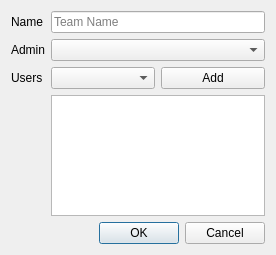
<?xml version="1.0" encoding="UTF-8"?>
<ui version="4.0">
 <class>TeamDialog</class>
 <widget class="QDialog" name="TeamDialog">
  <property name="geometry">
   <rect>
    <x>0</x>
    <y>0</y>
    <width>276</width>
    <height>255</height>
   </rect>
  </property>
  <property name="windowTitle">
   <string>Add Team</string>
  </property>
  <layout class="QGridLayout" name="gridLayout" columnstretch="1,0,0">
   <item row="2" column="0">
    <widget class="QLabel" name="label_5">
     <property name="text">
      <string>Users</string>
     </property>
    </widget>
   </item>
   <item row="0" column="1" colspan="2">
    <widget class="QLineEdit" name="name_box">
     <property name="text">
      <string/>
     </property>
     <property name="placeholderText">
      <string>Team Name</string>
     </property>
    </widget>
   </item>
   <item row="4" column="0" colspan="3">
    <widget class="QDialogButtonBox" name="add_team_btn_box">
     <property name="orientation">
      <enum>Qt::Horizontal</enum>
     </property>
     <property name="standardButtons">
      <set>QDialogButtonBox::Cancel|QDialogButtonBox::Ok</set>
     </property>
    </widget>
   </item>
   <item row="2" column="2">
    <widget class="QPushButton" name="add_btn">
     <property name="text">
      <string>Add</string>
     </property>
    </widget>
   </item>
   <item row="2" column="1">
    <widget class="QComboBox" name="users_combobox"/>
   </item>
   <item row="1" column="1" colspan="2">
    <widget class="QComboBox" name="admin_combobox"/>
   </item>
   <item row="0" column="0">
    <widget class="QLabel" name="label">
     <property name="text">
      <string>Name</string>
     </property>
    </widget>
   </item>
   <item row="1" column="0">
    <widget class="QLabel" name="label_2">
     <property name="text">
      <string>Admin</string>
     </property>
    </widget>
   </item>
   <item row="3" column="1" colspan="2">
    <widget class="QListWidget" name="users_list"/>
   </item>
  </layout>
 </widget>
 <resources/>
 <connections>
  <connection>
   <sender>add_team_btn_box</sender>
   <signal>accepted()</signal>
   <receiver>TeamDialog</receiver>
   <slot>accept()</slot>
   <hints>
    <hint type="sourcelabel">
     <x>248</x>
     <y>254</y>
    </hint>
    <hint type="destinationlabel">
     <x>157</x>
     <y>274</y>
    </hint>
   </hints>
  </connection>
  <connection>
   <sender>add_team_btn_box</sender>
   <signal>rejected()</signal>
   <receiver>TeamDialog</receiver>
   <slot>reject()</slot>
   <hints>
    <hint type="sourcelabel">
     <x>316</x>
     <y>260</y>
    </hint>
    <hint type="destinationlabel">
     <x>286</x>
     <y>274</y>
    </hint>
   </hints>
  </connection>
 </connections>
</ui>
